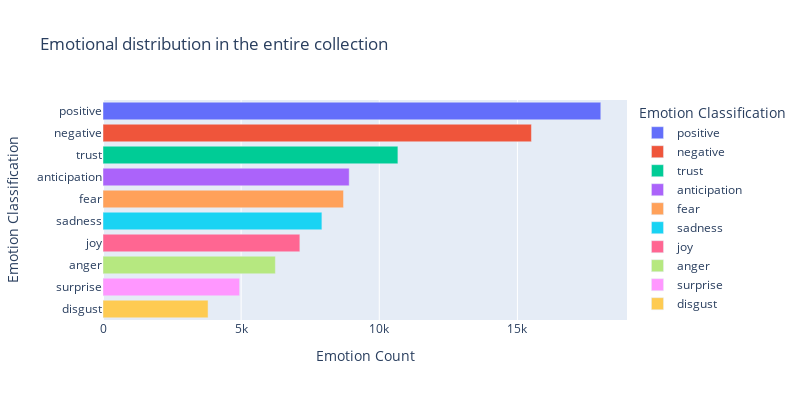
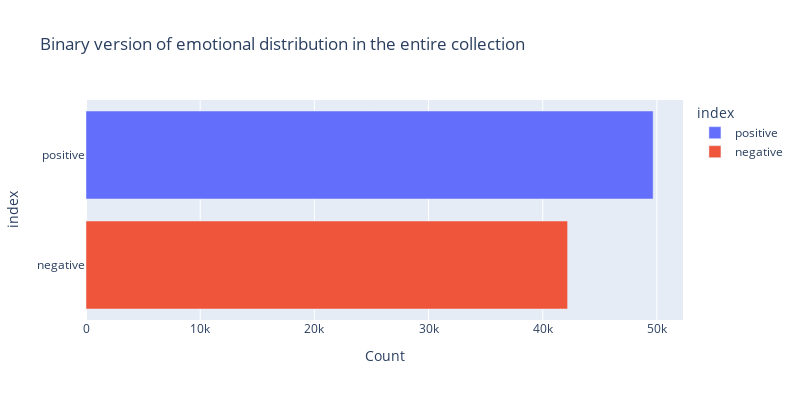

The notebook cell these images were saved under, in order:
### Code cell
all_emo_df = dict_to_df(collection_emo)
print(visualize_df(all_emo_df, x='Emotion Count', y='Emotion Classification', title="Emotional distribution in the entire collection")) #27/45 = 0.6
print(visualize_df(multi_2_binary_df(all_emo_df, multiclass_to_binary_count(all_emo_df, 0)), x="Count", y= "index", title="Binary version of emotional distribution in the entire collection"))

### Figure 1 — Plotly figure (JSON) as saved in the notebook; plotly's stock layout.template omitted (floating-point values rounded to 4 significant figures)
{"data": [{"alignmentgroup": "True", "hovertemplate": "Emotion Classification=%{y}<br>Emotion Count=%{x}<extra></extra>", "legendgroup": "positive", "marker": {"color": "#636efa", "pattern": {"shape": ""}}, "name": "positive", "offsetgroup": "positive", "orientation": "h", "showlegend": true, "textposition": "auto", "type": "bar", "x": [18018], "xaxis": "x", "y": ["positive"], "yaxis": "y"}, {"alignmentgroup": "True", "hovertemplate": "Emotion Classification=%{y}<br>Emotion Count=%{x}<extra></extra>", "legendgroup": "negative", "marker": {"color": "#EF553B", "pattern": {"shape": ""}}, "name": "negative", "offsetgroup": "negative", "orientation": "h", "showlegend": true, "textposition": "auto", "type": "bar", "x": [15508], "xaxis": "x", "y": ["negative"], "yaxis": "y"}, {"alignmentgroup": "True", "hovertemplate": "Emotion Classification=%{y}<br>Emotion Count=%{x}<extra></extra>", "legendgroup": "trust", "marker": {"color": "#00cc96", "pattern": {"shape": ""}}, "name": "trust", "offsetgroup": "trust", "orientation": "h", "showlegend": true, "textposition": "auto", "type": "bar", "x": [10674], "xaxis": "x", "y": ["trust"], "yaxis": "y"}, {"alignmentgroup": "True", "hovertemplate": "Emotion Classification=%{y}<br>Emotion Count=%{x}<extra></extra>", "legendgroup": "anticipation", "marker": {"color": "#ab63fa", "pattern": {"shape": ""}}, "name": "anticipation", "offsetgroup": "anticipation", "orientation": "h", "showlegend": true, "textposition": "auto", "type": "bar", "x": [8911], "xaxis": "x", "y": ["anticipation"], "yaxis": "y"}, {"alignmentgroup": "True", "hovertemplate": "Emotion Classification=%{y}<br>Emotion Count=%{x}<extra></extra>", "legendgroup": "fear", "marker": {"color": "#FFA15A", "pattern": {"shape": ""}}, "name": "fear", "offsetgroup": "fear", "orientation": "h", "showlegend": true, "textposition": "auto", "type": "bar", "x": [8706], "xaxis": "x", "y": ["fear"], "yaxis": "y"}, {"alignmentgroup": "True", "hovertemplate": "Emotion Classification=%{y}<br>Emotion Count=%{x}<extra></extra>", "legendgroup": "sadness", "marker": {"color": "#19d3f3", "pattern": {"shape": ""}}, "name": "sadness", "offsetgroup": "sadness", "orientation": "h", "showlegend": true, "textposition": "auto", "type": "bar", "x": [7923], "xaxis": "x", "y": ["sadness"], "yaxis": "y"}, {"alignmentgroup": "True", "hovertemplate": "Emotion Classification=%{y}<br>Emotion Count=%{x}<extra></extra>", "legendgroup": "joy", "marker": {"color": "#FF6692", "pattern": {"shape": ""}}, "name": "joy", "offsetgroup": "joy", "orientation": "h", "showlegend": true, "textposition": "auto", "type": "bar", "x": [7125], "xaxis": "x", "y": ["joy"], "yaxis": "y"}, {"alignmentgroup": "True", "hovertemplate": "Emotion Classification=%{y}<br>Emotion Count=%{x}<extra></extra>", "legendgroup": "anger", "marker": {"color": "#B6E880", "pattern": {"shape": ""}}, "name": "anger", "offsetgroup": "anger", "orientation": "h", "showlegend": true, "textposition": "auto", "type": "bar", "x": [6239], "xaxis": "x", "y": ["anger"], "yaxis": "y"}, {"alignmentgroup": "True", "hovertemplate": "Emotion Classification=%{y}<br>Emotion Count=%{x}<extra></extra>", "legendgroup": "surprise", "marker": {"color": "#FF97FF", "pattern": {"shape": ""}}, "name": "surprise", "offsetgroup": "surprise", "orientation": "h", "showlegend": true, "textposition": "auto", "type": "bar", "x": [4944], "xaxis": "x", "y": ["surprise"], "yaxis": "y"}, {"alignmentgroup": "True", "hovertemplate": "Emotion Classification=%{y}<br>Emotion Count=%{x}<extra></extra>", "legendgroup": "disgust", "marker": {"color": "#FECB52", "pattern": {"shape": ""}}, "name": "disgust", "offsetgroup": "disgust", "orientation": "h", "showlegend": true, "textposition": "auto", "type": "bar", "x": [3803], "xaxis": "x", "y": ["disgust"], "yaxis": "y"}], "layout": {"barmode": "relative", "height": 400, "legend": {"title": {"text": "Emotion Classification"}, "tracegroupgap": 0}, "title": {"text": "Emotional distribution in the entire collection"}, "width": 800, "xaxis": {"anchor": "y", "domain": [0, 1], "title": {"text": "Emotion Count"}}, "yaxis": {"anchor": "x", "categoryarray": ["disgust", "surprise", "anger", "joy", "sadness", "fear", "anticipation", "trust", "negative", "positive"], "categoryorder": "array", "domain": [0, 1], "title": {"text": "Emotion Classification"}}}}

### Figure 2 — Plotly figure (JSON) as saved in the notebook; plotly's stock layout.template omitted (floating-point values rounded to 4 significant figures)
{"data": [{"alignmentgroup": "True", "hovertemplate": "index=%{y}<br>Count=%{x}<extra></extra>", "legendgroup": "positive", "marker": {"color": "#636efa", "pattern": {"shape": ""}}, "name": "positive", "offsetgroup": "positive", "orientation": "h", "showlegend": true, "textposition": "auto", "type": "bar", "x": [49672], "xaxis": "x", "y": ["positive"], "yaxis": "y"}, {"alignmentgroup": "True", "hovertemplate": "index=%{y}<br>Count=%{x}<extra></extra>", "legendgroup": "negative", "marker": {"color": "#EF553B", "pattern": {"shape": ""}}, "name": "negative", "offsetgroup": "negative", "orientation": "h", "showlegend": true, "textposition": "auto", "type": "bar", "x": [42179], "xaxis": "x", "y": ["negative"], "yaxis": "y"}], "layout": {"barmode": "relative", "height": 400, "legend": {"title": {"text": "index"}, "tracegroupgap": 0}, "title": {"text": "Binary version of emotional distribution in the entire collection"}, "width": 800, "xaxis": {"anchor": "y", "domain": [0, 1], "title": {"text": "Count"}}, "yaxis": {"anchor": "x", "categoryarray": ["negative", "positive"], "categoryorder": "array", "domain": [0, 1], "title": {"text": "index"}}}}
